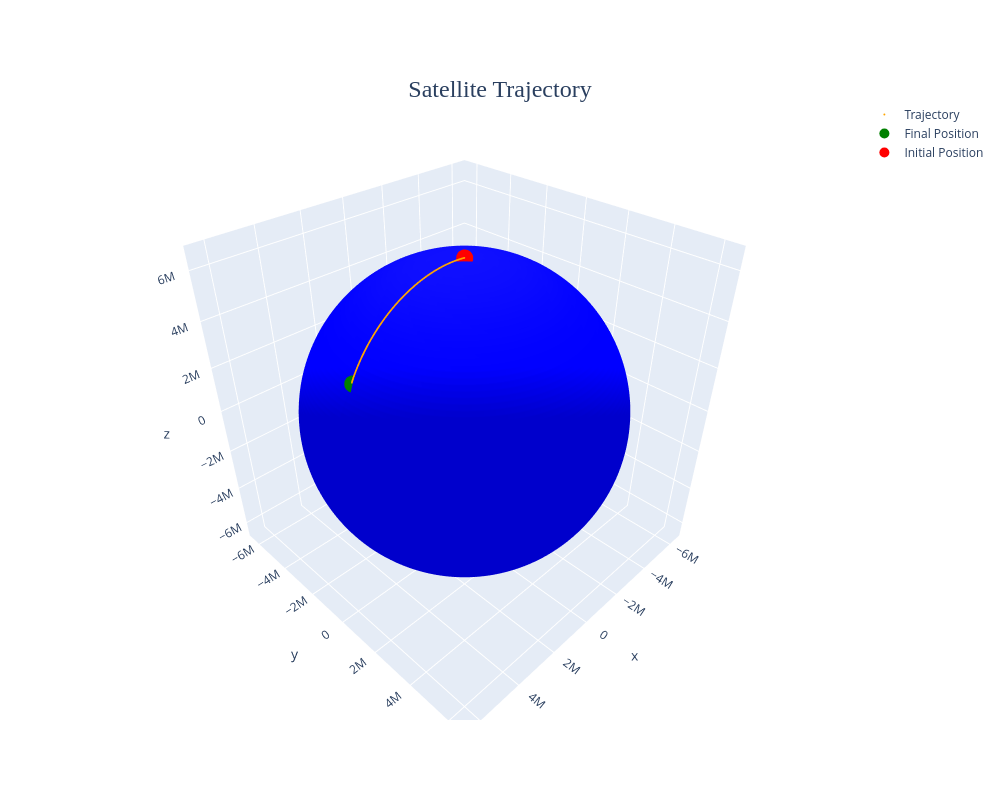

The notebook cell saved with this chart:
### Code cell
plot_orbit(sim.X)

### Figure 1 — Plotly figure (JSON) as saved in the notebook; plotly's stock layout.template omitted (floating-point values rounded to 4 significant figures; data arrays with more than 128 entries replaced by an {"elided": "..."} marker saying what was removed)
{"data": [{"marker": {"color": "orange", "size": 1}, "mode": "markers", "name": "Trajectory", "type": "scatter3d", "x": {"elided": "1000 float values"}, "y": {"elided": "1000 float values"}, "z": {"elided": "1000 float values"}}, {"marker": {"color": "green", "size": 10}, "mode": "markers", "name": "Final Position", "type": "scatter3d", "x": [5181000.0], "y": [36500.0], "z": [3720000.0]}, {"marker": {"color": "red", "size": 10}, "mode": "markers", "name": "Initial Position", "type": "scatter3d", "x": [0], "y": [0], "z": [6478000.0]}, {"colorscale": [[0, "blue"], [1, "blue"]], "name": "Earth", "showlegend": false, "showscale": false, "type": "surface", "x": {"elided": "200x100 float values"}, "y": {"elided": "200x100 float values"}, "z": {"elided": "200x100 float values"}}], "layout": {"height": 800, "title": {"font": {"family": "Garamond", "size": 24}, "text": "Satellite Trajectory", "x": 0.5, "y": 0.9}, "width": 1000}}
